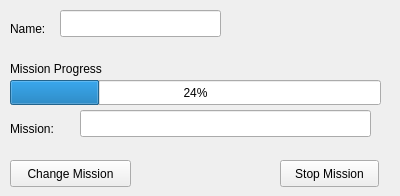
<?xml version="1.0" encoding="UTF-8"?>
<ui version="4.0">
 <class>widget</class>
 <widget class="QWidget" name="widget">
  <property name="geometry">
   <rect>
    <x>0</x>
    <y>0</y>
    <width>400</width>
    <height>196</height>
   </rect>
  </property>
  <property name="minimumSize">
   <size>
    <width>400</width>
    <height>196</height>
   </size>
  </property>
  <property name="windowTitle">
   <string>Dialog</string>
  </property>
  <widget class="QLabel" name="label">
   <property name="geometry">
    <rect>
     <x>10</x>
     <y>20</y>
     <width>51</width>
     <height>17</height>
    </rect>
   </property>
   <property name="text">
    <string>Name:</string>
   </property>
  </widget>
  <widget class="QLineEdit" name="uavNameEdit">
   <property name="geometry">
    <rect>
     <x>60</x>
     <y>10</y>
     <width>161</width>
     <height>27</height>
    </rect>
   </property>
  </widget>
  <widget class="QLabel" name="label_2">
   <property name="geometry">
    <rect>
     <x>10</x>
     <y>60</y>
     <width>121</width>
     <height>17</height>
    </rect>
   </property>
   <property name="text">
    <string>Mission Progress</string>
   </property>
  </widget>
  <widget class="QProgressBar" name="missionProgressBar">
   <property name="geometry">
    <rect>
     <x>10</x>
     <y>80</y>
     <width>371</width>
     <height>25</height>
    </rect>
   </property>
   <property name="value">
    <number>24</number>
   </property>
  </widget>
  <widget class="QLabel" name="label_3">
   <property name="geometry">
    <rect>
     <x>10</x>
     <y>120</y>
     <width>61</width>
     <height>17</height>
    </rect>
   </property>
   <property name="text">
    <string>Mission:</string>
   </property>
  </widget>
  <widget class="QLineEdit" name="missionName">
   <property name="geometry">
    <rect>
     <x>80</x>
     <y>110</y>
     <width>291</width>
     <height>27</height>
    </rect>
   </property>
  </widget>
  <widget class="QPushButton" name="changeMissionButton">
   <property name="geometry">
    <rect>
     <x>10</x>
     <y>160</y>
     <width>121</width>
     <height>27</height>
    </rect>
   </property>
   <property name="text">
    <string>Change Mission</string>
   </property>
  </widget>
  <widget class="QPushButton" name="stopMissionButton">
   <property name="geometry">
    <rect>
     <x>280</x>
     <y>160</y>
     <width>99</width>
     <height>27</height>
    </rect>
   </property>
   <property name="text">
    <string>Stop Mission</string>
   </property>
  </widget>
 </widget>
 <resources/>
 <connections/>
</ui>
